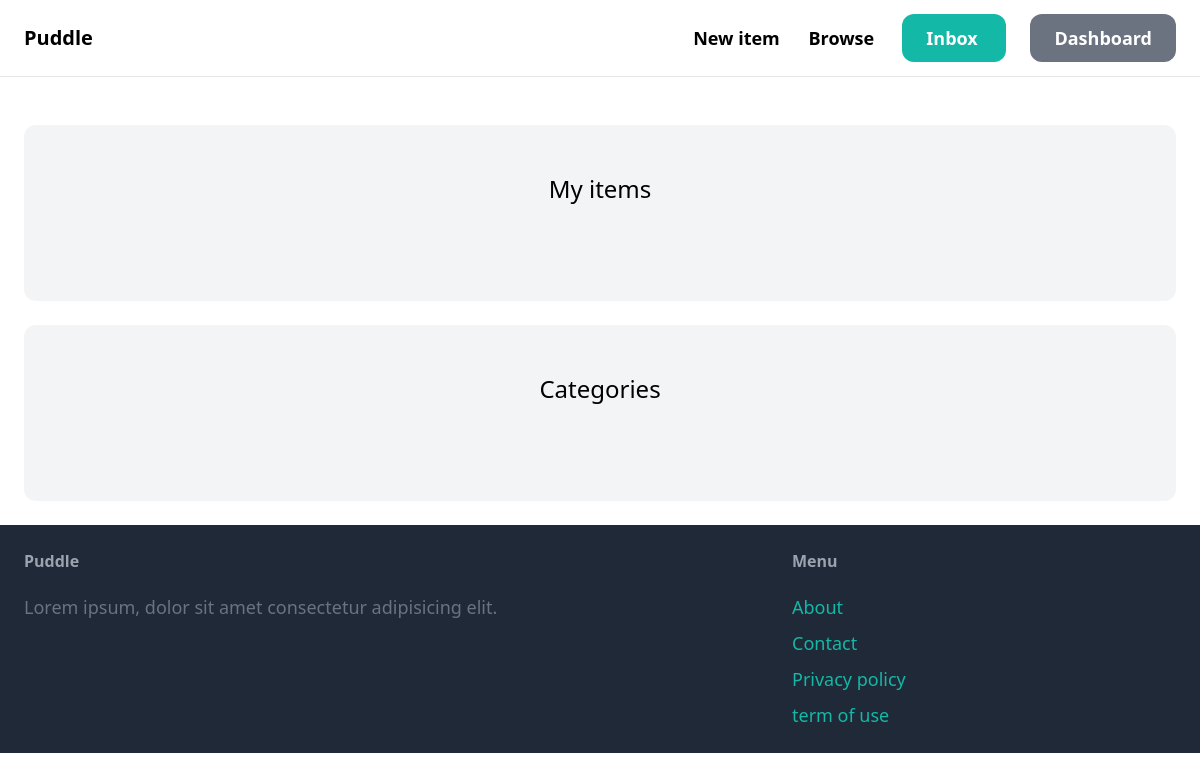
The page /dashboard/ (signed in) on the database as committed earlier.
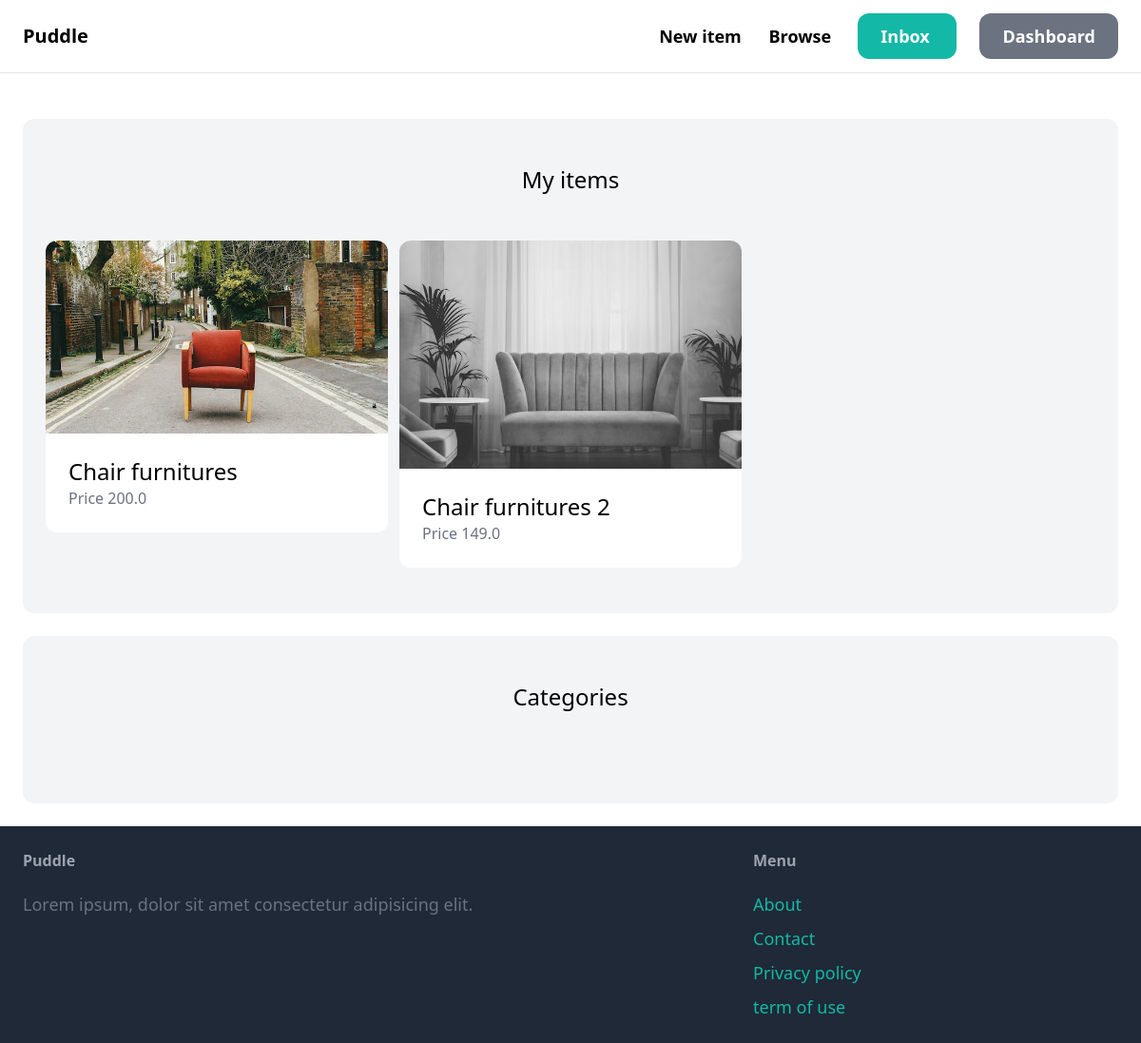
The same page on the database as committed later.
### item/models.py (models this page shows, shortened)
class Item(models.Model):
    category = models.ForeignKey(Category, related_name='items', on_delete=models.CASCADE)
    name = models.CharField(max_length=255)
    description = models.TextField(blank=True, null=True)
    price = models.FloatField()
    image = models.ImageField(upload_to='item_images', blank=True, null=True)
    is_sold = models.BooleanField(default=False)
    created_by = models.ForeignKey(User, related_name='items', on_delete=models.CASCADE)
    created_at = models.DateTimeField(auto_now_add=True)

### dashboard/views.py (the view)
# urls.py: path('', views.index, name='index'),
@login_required
def index(request):
  items = Item.objects.filter(created_by=request.user)
  return render(request, 'dashboard/index.html', {
     'items': items,
  })

### dashboard/templates/dashboard/index.html (shortened to what this page needs)
{% extends 'core/base.html'%}
{% block content %}
  <div class="mt-6 px-6 py-12 bg-gray-100 rounded-xl">
    <h2 class="mb-12 text-2xl text-center">My items</h2>
    <div class="grid grid-cols-3 gap-3">
      {% for item in items %}
        <div>
          <a href="{% url 'item:detail' item.id %}">
            <div>
              <img src="{{item.image.url}}" class="rounded-t-xl">
            </div>
            <div class="p-6 bg-white rounded-b-xl">
              <h2 class="text-2xl">{{item.name}}</h2>
              <p class="text-gray-500">Price {{item.price}}</p>
            </div>
          </a>
        </div>
      {% endfor %}
    </div>
  </div>
  <div class="mt-6 px-6 py-12 bg-gray-100 rounded-xl">
    <h2 class="mb-12 text-2xl text-center">Categories</h2>
  </div>
{% endblock %}

### core/templates/core/base.html (shortened to what this page needs)
<!DOCTYPE html>
<html lang="en">
<head>
  <script src="https://cdn.tailwindcss.com"></script>
</head>
<body>
  <nav class="px-6 py-6 flex justify-between items-center border-b border-gray-200">
    <a href="/" class="text-xl font-semibold">Puddle</a>
    <div class="space-x-6">
      <a href="{% url 'item:new' %}" class="text-lg font-semibold hover:text-gray-500">
        New item
      </a>
      <a href="{% url 'item:items' %}" class="text-lg font-semibold hover:text-gray-500">Browse</a>
      {% if request.user.is_authenticated %}
        <a href="{% url 'conversation:inbox' %}" class="px-6 py-3 text-lg font-semibold bg-teal-500 text-white rounded-xl hover:bg-teal-700">
          Inbox
        </a>
        <a href="{% url 'dashboard:index' %}" class="px-6 py-3 text-lg font-semibold bg-gray-500 text-white rounded-xl hover:bg-gray-700">
          Dashboard
        </a>
      {% endif %}
    </div>
  </nav>
  <div class="px-6 py-6">
    {% block content %}
    {% endblock %}
  </div>
  <footer class="px-6 py-6 flex justify-between bg-gray-800">
    <div class="w-2/3 pr-10">
      <h3 class="mb-5 font-semibold text-gray-400">Puddle</h3>
      <p class="text-lg text-gray-500">
        Lorem ipsum, dolor sit amet consectetur adipisicing elit.
      </p>
    </div>
    <div class="w-1/3">
      <h3 class="mb-5 font-semibold text-gray-400">Menu</h3>
      <ul class="space-y-2">
        <li><a href="#" class="text-lg text-teal-500 hover:text-teal-700">About</a></li>
        <li><a href="{% url 'core:contact' %}" class="text-lg text-teal-500 hover:text-teal-700">Contact</a></li>
        <li><a href="#" class="text-lg text-teal-500 hover:text-teal-700">Privacy policy</a></li>
        <li><a href="#" class="text-lg text-teal-500 hover:text-teal-700">term of use</a></li>
      </ul>
    </div>
  </footer>
</body>
</html>

Rows that differ between the two databases and show on the page:
added Item: image (picture), name "Chair furnitures", price "200.0"
added Item: image (picture), name "Chair furnitures 2", price "149.0"
